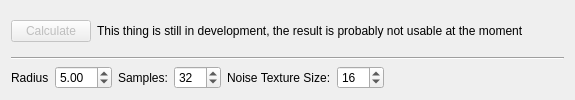
            <widget class="QWidget" name="tab_ssao">
             <attribute name="title">
              <string>Ambient Occlusion Map (Experimental)</string>
             </attribute>
             <layout class="QVBoxLayout" name="verticalLayout_9">
              <item>
               <layout class="QHBoxLayout" name="horizontalLayout">
                <item>
                 <widget class="QPushButton" name="pushButton_calcSsao">
                  <property name="enabled">
                   <bool>false</bool>
                  </property>
                  <property name="text">
                   <string>Calculate</string>
                  </property>
                 </widget>
                </item>
                <item>
                 <widget class="QLabel" name="label_3">
                  <property name="text">
                   <string>This thing is still in development, the result is probably not usable at the moment</string>
                  </property>
                 </widget>
                </item>
                <item>
                 <spacer name="horizontalSpacer_3">
                  <property name="orientation">
                   <enum>Qt::Horizontal</enum>
                  </property>
                  <property name="sizeHint" stdset="0">
                   <size>
                    <width>40</width>
                    <height>20</height>
                   </size>
                  </property>
                 </spacer>
                </item>
               </layout>
              </item>
              <item>
               <widget class="Line" name="line_10">
                <property name="orientation">
                 <enum>Qt::Horizontal</enum>
                </property>
               </widget>
              </item>
              <item>
               <layout class="QHBoxLayout" name="horizontalLayout_14">
                <item>
                 <widget class="QLabel" name="label_22">
                  <property name="text">
                   <string>Radius</string>
                  </property>
                 </widget>
                </item>
                <item>
                 <widget class="QDoubleSpinBox" name="doubleSpinBox_ssao_size">
                  <property name="minimum">
                   <double>1.000000000000000</double>
                  </property>
                  <property name="value">
                   <double>5.000000000000000</double>
                  </property>
                 </widget>
                </item>
                <item>
                 <widget class="QLabel" name="label_23">
                  <property name="text">
                   <string>Samples:</string>
                  </property>
                 </widget>
                </item>
                <item>
                 <widget class="QSpinBox" name="spinBox_ssao_samples">
                  <property name="minimum">
                   <number>1</number>
                  </property>
                  <property name="maximum">
                   <number>999</number>
                  </property>
                  <property name="value">
                   <number>32</number>
                  </property>
                 </widget>
                </item>
                <item>
                 <widget class="QLabel" name="label_24">
                  <property name="text">
                   <string>Noise Texture Size:</string>
                  </property>
                 </widget>
                </item>
                <item>
                 <widget class="QSpinBox" name="spinBox_ssao_noiseTexSize">
                  <property name="minimum">
                   <number>2</number>
                  </property>
                  <property name="maximum">
                   <number>999</number>
                  </property>
                  <property name="value">
                   <number>16</number>
                  </property>
                 </widget>
                </item>
                <item>
                 <spacer name="horizontalSpacer_11">
                  <property name="orientation">
                   <enum>Qt::Horizontal</enum>
                  </property>
                  <property name="sizeHint" stdset="0">
                   <size>
                    <width>40</width>
                    <height>20</height>
                   </size>
                  </property>
                 </spacer>
                </item>
               </layout>
              </item>
             </layout>
            </widget>
